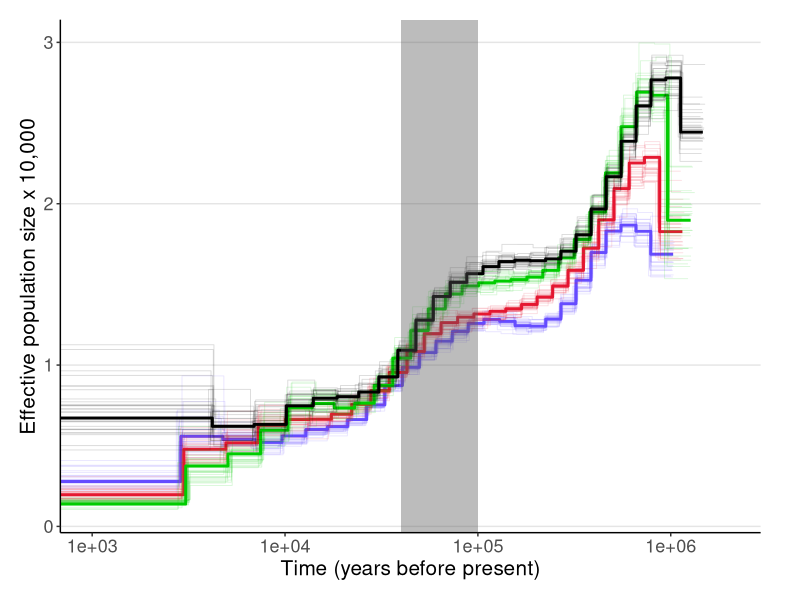

Here is the R script that generated this plot:
setwd("~/Documents/R")
library(ggplot2)

AF_BS <- read.csv('PSMC_4ind_30bs_newMutRate.csv', head = T, sep = ',')
p <- ggplot() + geom_step(data=AF_BS, mapping=aes(x=(AF_time), y=AF), color = "#654CFF", size = 1) +
  geom_step(data=AF_BS, mapping=aes(x=(AF_time_bs1), y=AF_bs1), color = "#654CFF", alpha = 0.15, size = 0.3) +
  geom_step(data=AF_BS, mapping=aes(x=(AF_time_bs2), y=AF_bs2), color = "#654CFF", alpha = 0.15, size = 0.3) +
  geom_step(data=AF_BS, mapping=aes(x=(AF_time_bs3), y=AF_bs3), color = "#654CFF", alpha = 0.15, size = 0.3) +
  geom_step(data=AF_BS, mapping=aes(x=(AF_time_bs4), y=AF_bs4), color = "#654CFF", alpha = 0.15, size = 0.3) +
  geom_step(data=AF_BS, mapping=aes(x=(AF_time_bs5), y=AF_bs5), color = "#654CFF", alpha = 0.15, size = 0.3) +
  geom_step(data=AF_BS, mapping=aes(x=(AF_time_bs6), y=AF_bs6), color = "#654CFF", alpha = 0.15, size = 0.3) +
  geom_step(data=AF_BS, mapping=aes(x=(AF_time_bs7), y=AF_bs7), color = "#654CFF", alpha = 0.15, size = 0.3) +
  geom_step(data=AF_BS, mapping=aes(x=(AF_time_bs8), y=AF_bs8), color = "#654CFF", alpha = 0.15, size = 0.3) +
  geom_step(data=AF_BS, mapping=aes(x=(AF_time_bs9), y=AF_bs9), color = "#654CFF", alpha = 0.15, size = 0.3) +
  geom_step(data=AF_BS, mapping=aes(x=(AF_time_bs10), y=AF_bs10), color = "#654CFF", alpha = 0.15, size = 0.3) +
  geom_step(data=AF_BS, mapping=aes(x=(AF_time_bs11), y=AF_bs11), color = "#654CFF", alpha = 0.15, size = 0.3) +
  geom_step(data=AF_BS, mapping=aes(x=(AF_time_bs12), y=AF_bs12), color = "#654CFF", alpha = 0.15, size = 0.3) +
  geom_step(data=AF_BS, mapping=aes(x=(AF_time_bs13), y=AF_bs13), color = "#654CFF", alpha = 0.15, size = 0.3) +
  geom_step(data=AF_BS, mapping=aes(x=(AF_time_bs14), y=AF_bs14), color = "#654CFF", alpha = 0.15, size = 0.3) +
  geom_step(data=AF_BS, mapping=aes(x=(AF_time_bs15), y=AF_bs15), color = "#654CFF", alpha = 0.15, size = 0.3) +
  geom_step(data=AF_BS, mapping=aes(x=(AF_time_bs16), y=AF_bs16), color = "#654CFF", alpha = 0.15, size = 0.3) +
  geom_step(data=AF_BS, mapping=aes(x=(AF_time_bs17), y=AF_bs17), color = "#654CFF", alpha = 0.15, size = 0.3) +
  geom_step(data=AF_BS, mapping=aes(x=(AF_time_bs18), y=AF_bs18), color = "#654CFF", alpha = 0.15, size = 0.3) +
  geom_step(data=AF_BS, mapping=aes(x=(AF_time_bs19), y=AF_bs19), color = "#654CFF", alpha = 0.15, size = 0.3) +
  geom_step(data=AF_BS, mapping=aes(x=(AF_time_bs20), y=AF_bs20), color = "#654CFF", alpha = 0.15, size = 0.3) +
  geom_step(data=AF_BS, mapping=aes(x=(AF_time_bs21), y=AF_bs21), color = "#654CFF", alpha = 0.15, size = 0.3) +
  geom_step(data=AF_BS, mapping=aes(x=(AF_time_bs22), y=AF_bs22), color = "#654CFF", alpha = 0.15, size = 0.3) +
  geom_step(data=AF_BS, mapping=aes(x=(AF_time_bs23), y=AF_bs23), color = "#654CFF", alpha = 0.15, size = 0.3) +
  geom_step(data=AF_BS, mapping=aes(x=(AF_time_bs24), y=AF_bs24), color = "#654CFF", alpha = 0.15, size = 0.3) +
  geom_step(data=AF_BS, mapping=aes(x=(AF_time_bs25), y=AF_bs25), color = "#654CFF", alpha = 0.15, size = 0.3) +
  geom_step(data=AF_BS, mapping=aes(x=(AF_time_bs26), y=AF_bs26), color = "#654CFF", alpha = 0.15, size = 0.3) +
  geom_step(data=AF_BS, mapping=aes(x=(AF_time_bs27), y=AF_bs27), color = "#654CFF", alpha = 0.15, size = 0.3) +
  geom_step(data=AF_BS, mapping=aes(x=(AF_time_bs28), y=AF_bs28), color = "#654CFF", alpha = 0.15, size = 0.3) +
  geom_step(data=AF_BS, mapping=aes(x=(AF_time_bs29), y=AF_bs29), color = "#654CFF", alpha = 0.15, size = 0.3) +
  geom_step(data=AF_BS, mapping=aes(x=(AF_time_bs30), y=AF_bs30), color = "#654CFF", alpha = 0.15, size = 0.3) +
  
  geom_step(data=AF_BS, mapping=aes(x=(IN_time), y=IN), color = "#E51932", size=1) +
  geom_step(data=AF_BS, mapping=aes(x=(IN_time_bs1), y=IN_bs1), color = "#E51932", alpha = 0.15, size = 0.3) +
  geom_step(data=AF_BS, mapping=aes(x=(IN_time_bs2), y=IN_bs2), color = "#E51932", alpha = 0.15, size = 0.3) +
  geom_step(data=AF_BS, mapping=aes(x=(IN_time_bs3), y=IN_bs3), color = "#E51932", alpha = 0.15, size = 0.3) +
  geom_step(data=AF_BS, mapping=aes(x=(IN_time_bs4), y=IN_bs4), color = "#E51932", alpha = 0.15, size = 0.3) +
  geom_step(data=AF_BS, mapping=aes(x=(IN_time_bs5), y=IN_bs5), color = "#E51932", alpha = 0.15, size = 0.3) +
  geom_step(data=AF_BS, mapping=aes(x=(IN_time_bs6), y=IN_bs6), color = "#E51932", alpha = 0.15, size = 0.3) +
  geom_step(data=AF_BS, mapping=aes(x=(IN_time_bs7), y=IN_bs7), color = "#E51932", alpha = 0.15, size = 0.3) +
  geom_step(data=AF_BS, mapping=aes(x=(IN_time_bs8), y=IN_bs8), color = "#E51932", alpha = 0.15, size = 0.3) +
  geom_step(data=AF_BS, mapping=aes(x=(IN_time_bs9), y=IN_bs9), color = "#E51932", alpha = 0.15, size = 0.3) +
  geom_step(data=AF_BS, mapping=aes(x=(IN_time_bs10), y=IN_bs10), color = "#E51932", alpha = 0.15, size = 0.3) +
  geom_step(data=AF_BS, mapping=aes(x=(IN_time_bs11), y=IN_bs11), color = "#E51932", alpha = 0.15, size = 0.3) +
  geom_step(data=AF_BS, mapping=aes(x=(IN_time_bs12), y=IN_bs12), color = "#E51932", alpha = 0.15, size = 0.3) +
  geom_step(data=AF_BS, mapping=aes(x=(IN_time_bs13), y=IN_bs13), color = "#E51932", alpha = 0.15, size = 0.3) +
  geom_step(data=AF_BS, mapping=aes(x=(IN_time_bs14), y=IN_bs14), color = "#E51932", alpha = 0.15, size = 0.3) +
  geom_step(data=AF_BS, mapping=aes(x=(IN_time_bs15), y=IN_bs15), color = "#E51932", alpha = 0.15, size = 0.3) +
  geom_step(data=AF_BS, mapping=aes(x=(IN_time_bs16), y=IN_bs16), color = "#E51932", alpha = 0.15, size = 0.3) +
  geom_step(data=AF_BS, mapping=aes(x=(IN_time_bs17), y=IN_bs17), color = "#E51932", alpha = 0.15, size = 0.3) +
  geom_step(data=AF_BS, mapping=aes(x=(IN_time_bs18), y=IN_bs18), color = "#E51932", alpha = 0.15, size = 0.3) +
  geom_step(data=AF_BS, mapping=aes(x=(IN_time_bs19), y=IN_bs19), color = "#E51932", alpha = 0.15, size = 0.3) +
  geom_step(data=AF_BS, mapping=aes(x=(IN_time_bs20), y=IN_bs20), color = "#E51932", alpha = 0.15, size = 0.3) +
  geom_step(data=AF_BS, mapping=aes(x=(IN_time_bs21), y=IN_bs21), color = "#E51932", alpha = 0.15, size = 0.3) +
  geom_step(data=AF_BS, mapping=aes(x=(IN_time_bs22), y=IN_bs22), color = "#E51932", alpha = 0.15, size = 0.3) +
  geom_step(data=AF_BS, mapping=aes(x=(IN_time_bs23), y=IN_bs23), color = "#E51932", alpha = 0.15, size = 0.3) +
  geom_step(data=AF_BS, mapping=aes(x=(IN_time_bs24), y=IN_bs24), color = "#E51932", alpha = 0.15, size = 0.3) +
  geom_step(data=AF_BS, mapping=aes(x=(IN_time_bs25), y=IN_bs25), color = "#E51932", alpha = 0.15, size = 0.3) +
  geom_step(data=AF_BS, mapping=aes(x=(IN_time_bs26), y=IN_bs26), color = "#E51932", alpha = 0.15, size = 0.3) +
  geom_step(data=AF_BS, mapping=aes(x=(IN_time_bs27), y=IN_bs27), color = "#E51932", alpha = 0.15, size = 0.3) +
  geom_step(data=AF_BS, mapping=aes(x=(IN_time_bs28), y=IN_bs28), color = "#E51932", alpha = 0.15, size = 0.3) +
  geom_step(data=AF_BS, mapping=aes(x=(IN_time_bs29), y=IN_bs29), color = "#E51932", alpha = 0.15, size = 0.3) +
  geom_step(data=AF_BS, mapping=aes(x=(IN_time_bs30), y=IN_bs30), color = "#E51932", alpha = 0.15, size = 0.3) +
  
  geom_step(data=AF_BS, mapping=aes(x=(MG_time), y=MG), color = "green3", size=1) +
  geom_step(data=AF_BS, mapping=aes(x=(MG_time_bs1), y=MG_bs1), color = "green3", alpha = 0.15, size = 0.3) +
  geom_step(data=AF_BS, mapping=aes(x=(MG_time_bs2), y=MG_bs2), color = "green3", alpha = 0.15, size = 0.3) +
  geom_step(data=AF_BS, mapping=aes(x=(MG_time_bs3), y=MG_bs3), color = "green3", alpha = 0.15, size = 0.3) +
  geom_step(data=AF_BS, mapping=aes(x=(MG_time_bs4), y=MG_bs4), color = "green3", alpha = 0.15, size = 0.3) +
  geom_step(data=AF_BS, mapping=aes(x=(MG_time_bs5), y=MG_bs5), color = "green3", alpha = 0.15, size = 0.3) +
  geom_step(data=AF_BS, mapping=aes(x=(MG_time_bs6), y=MG_bs6), color = "green3", alpha = 0.15, size = 0.3) +
  geom_step(data=AF_BS, mapping=aes(x=(MG_time_bs7), y=MG_bs7), color = "green3", alpha = 0.15, size = 0.3) +
  geom_step(data=AF_BS, mapping=aes(x=(MG_time_bs8), y=MG_bs8), color = "green3", alpha = 0.15, size = 0.3) +
  geom_step(data=AF_BS, mapping=aes(x=(MG_time_bs9), y=MG_bs9), color = "green3", alpha = 0.15, size = 0.3) +
  geom_step(data=AF_BS, mapping=aes(x=(MG_time_bs10), y=MG_bs10), color = "green3", alpha = 0.15, size = 0.3) +
  geom_step(data=AF_BS, mapping=aes(x=(MG_time_bs11), y=MG_bs11), color = "green3", alpha = 0.15, size = 0.3) +
  geom_step(data=AF_BS, mapping=aes(x=(MG_time_bs12), y=MG_bs12), color = "green3", alpha = 0.15, size = 0.3) +
  geom_step(data=AF_BS, mapping=aes(x=(MG_time_bs13), y=MG_bs13), color = "green3", alpha = 0.15, size = 0.3) +
  geom_step(data=AF_BS, mapping=aes(x=(MG_time_bs14), y=MG_bs14), color = "green3", alpha = 0.15, size = 0.3) +
  geom_step(data=AF_BS, mapping=aes(x=(MG_time_bs15), y=MG_bs15), color = "green3", alpha = 0.15, size = 0.3) +
  geom_step(data=AF_BS, mapping=aes(x=(MG_time_bs16), y=MG_bs16), color = "green3", alpha = 0.15, size = 0.3) +
  geom_step(data=AF_BS, mapping=aes(x=(MG_time_bs17), y=MG_bs17), color = "green3", alpha = 0.15, size = 0.3) +
  geom_step(data=AF_BS, mapping=aes(x=(MG_time_bs18), y=MG_bs18), color = "green3", alpha = 0.15, size = 0.3) +
  geom_step(data=AF_BS, mapping=aes(x=(MG_time_bs19), y=MG_bs19), color = "green3", alpha = 0.15, size = 0.3) +
  geom_step(data=AF_BS, mapping=aes(x=(MG_time_bs20), y=MG_bs20), color = "green3", alpha = 0.15, size = 0.3) +
  geom_step(data=AF_BS, mapping=aes(x=(MG_time_bs21), y=MG_bs21), color = "green3", alpha = 0.15, size = 0.3) +
  geom_step(data=AF_BS, mapping=aes(x=(MG_time_bs22), y=MG_bs22), color = "green3", alpha = 0.15, size = 0.3) +
  geom_step(data=AF_BS, mapping=aes(x=(MG_time_bs23), y=MG_bs23), color = "green3", alpha = 0.15, size = 0.3) +
  geom_step(data=AF_BS, mapping=aes(x=(MG_time_bs24), y=MG_bs24), color = "green3", alpha = 0.15, size = 0.3) +
  geom_step(data=AF_BS, mapping=aes(x=(MG_time_bs25), y=MG_bs25), color = "green3", alpha = 0.15, size = 0.3) +
  geom_step(data=AF_BS, mapping=aes(x=(MG_time_bs26), y=MG_bs26), color = "green3", alpha = 0.15, size = 0.3) +
  geom_step(data=AF_BS, mapping=aes(x=(MG_time_bs27), y=MG_bs27), color = "green3", alpha = 0.15, size = 0.3) +
  geom_step(data=AF_BS, mapping=aes(x=(MG_time_bs28), y=MG_bs28), color = "green3", alpha = 0.15, size = 0.3) +
  geom_step(data=AF_BS, mapping=aes(x=(MG_time_bs29), y=MG_bs29), color = "green3", alpha = 0.15, size = 0.3) +
  geom_step(data=AF_BS, mapping=aes(x=(MG_time_bs30), y=MG_bs30), color = "green3", alpha = 0.15, size = 0.3) +
  
  geom_step(data=AF_BS, mapping=aes(x=(CP_time), y=CP), color = "black", size=1) +
  geom_step(data=AF_BS, mapping=aes(x=(CP_time_bs1), y=CP_bs1), color = "black", alpha = 0.15, size = 0.3) +
  geom_step(data=AF_BS, mapping=aes(x=(CP_time_bs2), y=CP_bs2), color = "black", alpha = 0.15, size = 0.3) +
  geom_step(data=AF_BS, mapping=aes(x=(CP_time_bs3), y=CP_bs3), color = "black", alpha = 0.15, size = 0.3) +
  geom_step(data=AF_BS, mapping=aes(x=(CP_time_bs4), y=CP_bs4), color = "black", alpha = 0.15, size = 0.3) +
  geom_step(data=AF_BS, mapping=aes(x=(CP_time_bs5), y=CP_bs5), color = "black", alpha = 0.15, size = 0.3) +
  geom_step(data=AF_BS, mapping=aes(x=(CP_time_bs6), y=CP_bs6), color = "black", alpha = 0.15, size = 0.3) +
  geom_step(data=AF_BS, mapping=aes(x=(CP_time_bs7), y=CP_bs7), color = "black", alpha = 0.15, size = 0.3) +
  geom_step(data=AF_BS, mapping=aes(x=(CP_time_bs8), y=CP_bs8), color = "black", alpha = 0.15, size = 0.3) +
  geom_step(data=AF_BS, mapping=aes(x=(CP_time_bs9), y=CP_bs9), color = "black", alpha = 0.15, size = 0.3) +
  geom_step(data=AF_BS, mapping=aes(x=(CP_time_bs10), y=CP_bs10), color = "black", alpha = 0.15, size = 0.3) +
  geom_step(data=AF_BS, mapping=aes(x=(CP_time_bs11), y=CP_bs11), color = "black", alpha = 0.15, size = 0.3) +
  geom_step(data=AF_BS, mapping=aes(x=(CP_time_bs12), y=CP_bs12), color = "black", alpha = 0.15, size = 0.3) +
  geom_step(data=AF_BS, mapping=aes(x=(CP_time_bs13), y=CP_bs13), color = "black", alpha = 0.15, size = 0.3) +
  geom_step(data=AF_BS, mapping=aes(x=(CP_time_bs14), y=CP_bs14), color = "black", alpha = 0.15, size = 0.3) +
  geom_step(data=AF_BS, mapping=aes(x=(CP_time_bs15), y=CP_bs15), color = "black", alpha = 0.15, size = 0.3) +
  geom_step(data=AF_BS, mapping=aes(x=(CP_time_bs16), y=CP_bs16), color = "black", alpha = 0.15, size = 0.3) +
  geom_step(data=AF_BS, mapping=aes(x=(CP_time_bs17), y=CP_bs17), color = "black", alpha = 0.15, size = 0.3) +
  geom_step(data=AF_BS, mapping=aes(x=(CP_time_bs18), y=CP_bs18), color = "black", alpha = 0.15, size = 0.3) +
  geom_step(data=AF_BS, mapping=aes(x=(CP_time_bs19), y=CP_bs19), color = "black", alpha = 0.15, size = 0.3) +
  geom_step(data=AF_BS, mapping=aes(x=(CP_time_bs20), y=CP_bs20), color = "black", alpha = 0.15, size = 0.3) +
  geom_step(data=AF_BS, mapping=aes(x=(CP_time_bs21), y=CP_bs21), color = "black", alpha = 0.15, size = 0.3) +
  geom_step(data=AF_BS, mapping=aes(x=(CP_time_bs22), y=CP_bs22), color = "black", alpha = 0.15, size = 0.3) +
  geom_step(data=AF_BS, mapping=aes(x=(CP_time_bs23), y=CP_bs23), color = "black", alpha = 0.15, size = 0.3) +
  geom_step(data=AF_BS, mapping=aes(x=(CP_time_bs24), y=CP_bs24), color = "black", alpha = 0.15, size = 0.3) +
  geom_step(data=AF_BS, mapping=aes(x=(CP_time_bs25), y=CP_bs25), color = "black", alpha = 0.15, size = 0.3) +
  geom_step(data=AF_BS, mapping=aes(x=(CP_time_bs26), y=CP_bs26), color = "black", alpha = 0.15, size = 0.3) +
  geom_step(data=AF_BS, mapping=aes(x=(CP_time_bs27), y=CP_bs27), color = "black", alpha = 0.15, size = 0.3) +
  geom_step(data=AF_BS, mapping=aes(x=(CP_time_bs28), y=CP_bs28), color = "black", alpha = 0.15, size = 0.3) +
  geom_step(data=AF_BS, mapping=aes(x=(CP_time_bs29), y=CP_bs29), color = "black", alpha = 0.15, size = 0.3) +
  geom_step(data=AF_BS, mapping=aes(x=(CP_time_bs30), y=CP_bs30), color = "black", alpha = 0.15, size = 0.3) +
  
  labs(x = "Time (years before present)", y = "Effective population size x 10,000", color = "Legend") + scale_color_manual(values = colors) +
  theme_classic()+
  theme(axis.text.x = element_text(size = 13), 
        axis.text.y = element_text(size = 13), 
        axis.title.x = element_text(size = 15),
        axis.title.y = element_text(size = 15),
        strip.text = element_text(size = 13),
        legend.position="bottomright",
        panel.grid.major.y = element_line(color = "grey90"),
        plot.margin = margin(.5, 1, .5, .5, "cm")) 


# Shade from 40000 to 100000 years ago 
dateRanges <- data.frame(
  from=(40000), 
  to=(100000)
)
p + scale_x_continuous(trans='log10', limits = c(1000,2000000))+ 
  geom_rect(data = dateRanges, aes(xmin = from - 1, xmax = to, ymin = -Inf, ymax = Inf), alpha = 0.4)


